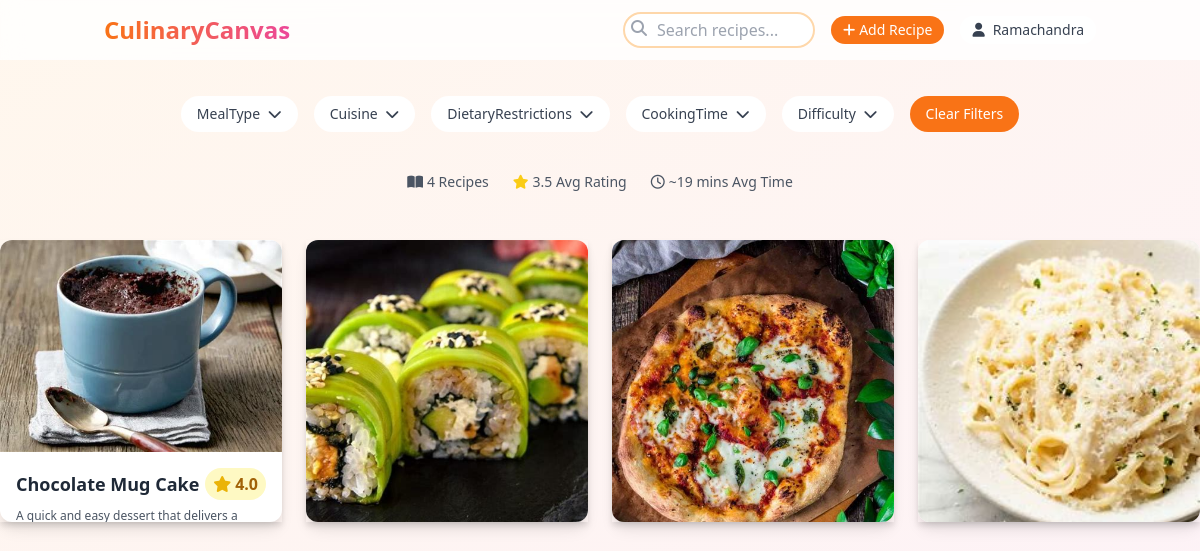
/viewrecipie/ (signed in), run on the app's committed database.
### Recipie/models.py (models this page shows, shortened)
class Recipe(models.Model):
    title = models.CharField(max_length=200)
    description = models.TextField()
    created_at = models.DateTimeField(auto_now_add=True)
    updated_at = models.DateTimeField(auto_now=True)
    servings = models.PositiveIntegerField(
        validators=[MinValueValidator(1)]
    )
    prep_time = models.PositiveIntegerField(  # in minutes
        validators=[MinValueValidator(1)]
    )
    calories = models.PositiveIntegerField(
        validators=[MinValueValidator(1)]
    )
    rating = models.FloatField(
        validators=[MinValueValidator(0), MaxValueValidator(5)],
        default=0
    )
    image = models.ImageField(upload_to='recipe_images/')
    author = models.ForeignKey(
        User,
        on_delete=models.CASCADE,
        related_name='recipes'
    )
    DIFFICULTY_CHOICES = [
        ('easy', 'Easy'),
        ('medium', 'Medium'),
        ('hard', 'Hard')
    ]
    difficulty = models.CharField(
        max_length=10,
        choices=DIFFICULTY_CHOICES,
        default='medium'
    )
    class Meta:
        ordering = ['-created_at']

### Recipie/views.py (the view)
# urls.py: path('viewrecipie/', views.viewrecipie, name='viewrecipie'),
def viewrecipie(request):
    recipes_queryset = Recipe.objects.select_related('author').prefetch_related(
        'ingredients',
        'instructions',
        'meal_types',
        'cuisines',
        'dietary_restrictions'
    ).all()
    recipes = []
    for recipe in recipes_queryset:
        meal_types = [mt.name for mt in recipe.meal_types.all()]
        cuisines = [c.name for c in recipe.cuisines.all()]
        dietary_restrictions = [dr.name for dr in recipe.dietary_restrictions.all()]
        cook_time_mins = recipe.prep_time
        if cook_time_mins < 15:
            time_category = 'under-15-mins'
        elif cook_time_mins < 30:
            time_category = '15-30-mins'
        elif cook_time_mins < 60:
            time_category = '30-60-mins'
        else:
            time_category = 'over-60-mins'
        ingredients = []
        for ingredient in recipe.ingredients.all().order_by('order'):
            ingredients.append(
                f"{ingredient.quantity} {ingredient.unit} {ingredient.name}"
            )
        recipe_data = {
            'id': recipe.id,
            'title': recipe.title,
            'rating': recipe.rating,
            'description': recipe.description,
            'time': f"{recipe.prep_time} mins",
            'time_category': time_category,
            'servings': recipe.servings,
            'calories': recipe.calories,
            'image': recipe.image.url if recipe.image else None,
            'meal_types': meal_types,
            'cuisines': cuisines,
            'dietary_restrictions': dietary_restrictions,
            'difficulty': recipe.difficulty,
            'ingredients': ingredients,
            'instructions': [
                instruction.description
                for instruction in recipe.instructions.all().order_by('step_number')
            ],
            'user': {
                'id': recipe.author.id,
                'username': recipe.author.username,
                'email': recipe.author.email
            },
            'created_at': recipe.created_at.strftime("%Y-%m-%d %H:%M:%S"),
            'updated_at': recipe.updated_at.strftime("%Y-%m-%d %H:%M:%S")
        }
        recipes.append(recipe_data)
    filter_options = {
        'meal_type': list(MealType.objects.values_list('name', flat=True)),
        'cuisine': list(Cuisine.objects.values_list('name', flat=True)),
        'dietary_restrictions': list(DietaryRestriction.objects.values_list('name', flat=True)),
        'cooking_time': [
            'under-15-mins',
            '15-30-mins',
            '30-60-mins',
            'over-60-mins'
        ],
        'difficulty': [choice[0] for choice in Recipe.DIFFICULTY_CHOICES]
    }
    stats = {
        'total_recipes': Recipe.objects.count(),
        'avg_rating': round(Recipe.objects.aggregate(Avg('rating'))['rating__avg'] or 0, 1),
        'avg_time': round(Recipe.objects.aggregate(Avg('prep_time'))['prep_time__avg'] or 0),
    }
    from django.core.serializers.json import DjangoJSONEncoder
    import json
    recipes_json = json.dumps(recipes, cls=DjangoJSONEncoder)
    context = {
        'recipes': recipes,
        'recipes_json': recipes_json,
        'filter_options': filter_options,  # Changed from 'categories' to 'filter_options'
        'stats': stats
    }
    return render(request, 'viewrecipie.html', context)

### templates/viewrecipie.html (shortened to what this page needs)
<!DOCTYPE html>
<html lang="en">
<head>
    <script src="https://cdn.tailwindcss.com"></script>
    <link href="https://cdnjs.cloudflare.com/ajax/libs/animate.css/4.1.1/animate.min.css" rel="stylesheet">
    <link rel="stylesheet" href="https://cdnjs.cloudflare.com/ajax/libs/font-awesome/6.4.0/css/all.min.css">
</head>
<body class="min-h-screen bg-gradient-to-br from-orange-50 to-pink-50">
    <nav class="fixed top-0 right-0 left-0 z-50 glass-effect">
        <div class="container px-4 py-3 mx-auto">
            <div class="flex justify-between items-center">
                <div class="text-2xl font-bold text-transparent bg-clip-text bg-gradient-to-r from-orange-500 to-pink-500">
                </div>
                <div class="flex items-center space-x-4">
                    <div class="relative">
                        <input type="search"
                               id="searchInput"
                               placeholder="Search recipes..."
                               class="py-1 pr-3 pl-8 w-48 rounded-full border-2 border-orange-200 transition-all focus:border-orange-500 focus:ring-2 focus:ring-orange-200">
                        <i class="absolute top-2 left-2 text-gray-400 fas fa-search"></i>
                    </div>
                    <button onclick="location.href='/add-recipe'" class="px-3 py-1 text-sm text-white bg-orange-500 rounded-full transition-colors hover:bg-orange-600">
                        <i class="mr-1 fas fa-plus"></i>Add Recipe
                    </button>
                    <a href="{% url 'home' %}" class="flex items-center px-3 py-1 text-sm text-gray-700 bg-white rounded-full hover:bg-orange-50">
                        <i class="mr-2 fas fa-user"></i>
                        {% if user.is_authenticated %}
                            {{ user.username }}
                        {% else %}
                            Guest
                        {% endif %}
                    </a>
                </div>
            </div>
        </div>
    </nav>
    <div class="mt-24 mb-6">
        <div class="flex flex-wrap gap-4 justify-center">
            {% for filter_name, options in filter_options.items %}
            <div class="filter-dropdown">
                <button class="px-4 py-2 text-sm text-gray-700 bg-white rounded-full hover:bg-orange-50 focus:outline-none focus:ring-2 focus:ring-orange-500">
                    {{ filter_name|title|cut:"_" }}
                    <i class="ml-1 fas fa-chevron-down"></i>
                </button>
            </div>
            {% endfor %}
            <button id="clearFilters"
                    class="px-4 py-2 text-sm text-white bg-orange-500 rounded-full hover:bg-orange-600 focus:outline-none focus:ring-2 focus:ring-orange-500">
                Clear Filters
            </button>
        </div>
    </div>
    <div class="flex gap-6 justify-center mb-6 text-sm text-gray-600">
        <div class="flex items-center">
            <i class="mr-1 fas fa-book-open"></i>
            <span>{{ stats.total_recipes }} Recipes</span>
        </div>
        <div class="flex items-center">
            <i class="mr-1 text-yellow-400 fas fa-star"></i>
            <span>{{ stats.avg_rating }} Avg Rating</span>
        </div>
        <div class="flex items-center">
            <i class="mr-1 far fa-clock"></i>
            <span>~{{ stats.avg_time }} mins Avg Time</span>
        </div>
    </div>
    <div id="recipeContainer" class="grid grid-cols-1 gap-6 mt-12 sm:grid-cols-2 md:grid-cols-3 lg:grid-cols-4">
        {% for recipe in recipes %}
        <div class="recipe-card" data-id="{{ recipe.id }}" data-categories="{{ recipe.meal_types|join:' '|lower }} {{ recipe.cuisines|join:' '|lower }} {{ recipe.difficulty|lower }} {{ recipe.cooking_time|lower }} {{ recipe.dietary_restrictions|join:' '|lower }}">
            <div class="flex overflow-hidden flex-col h-full bg-white rounded-xl shadow-lg transition duration-300 ease-in-out transform hover:scale-105">
                <img src="{{ recipe.image }}"
                     alt="{{ recipe.title }}"
                     class="object-cover w-full h-80 transition duration-300 ease-in-out transform hover:scale-110">
                <div class="flex flex-col flex-grow p-4">
                    <div class="flex justify-between items-center mb-2">
                        <h3 class="text-lg font-bold text-gray-800 transition duration-300 hover:text-orange-500">{{ recipe.title }}</h3>
                        <div class="flex items-center px-2 py-1 bg-yellow-100 rounded-full">
                            <i class="mr-1 text-yellow-500 fas fa-star"></i>
                            <span class="font-semibold text-yellow-700">{{ recipe.rating }}</span>
                        </div>
                    </div>
                    <p class="flex-grow mb-3 text-xs text-gray-600 transition-all duration-300 line-clamp-2 hover:line-clamp-none">{{ recipe.description }}</p>
                </div>
            </div>
        </div>
        {% endfor %}
    </div>
</body>
</html>

### templates/viewrecipie.html (style rules this page uses)
.recipe-card { transition: all 0.3s ease; box-shadow: 0 4px 6px rgba(0, 0, 0, 0.1); aspect-ratio: 1 / 1; }
.glass-effect { background: rgba(255, 255, 255, 0.8); backdrop-filter: blur(10px); }
.line-clamp-2 { display: -webkit-box; -webkit-line-clamp: 2; -webkit-box-orient: vertical; overflow: hidden; }
.filter-dropdown { position: relative; display: inline-block; }

### data on the page
Recipe: title "Chocolate Mug Cake", rating "4.0", description "A quick and easy dessert that delivers…"

### other printed values
{{ user.username }} "Ramachandra"
{{ filter_name|title|cut:"_" }} "MealType" "Cuisine" "DietaryRestrictions" "CookingTime" "Difficulty"
{{ stats.total_recipes }} "4"
{{ stats.avg_rating }} "3.5"
{{ stats.avg_time }} "19"
